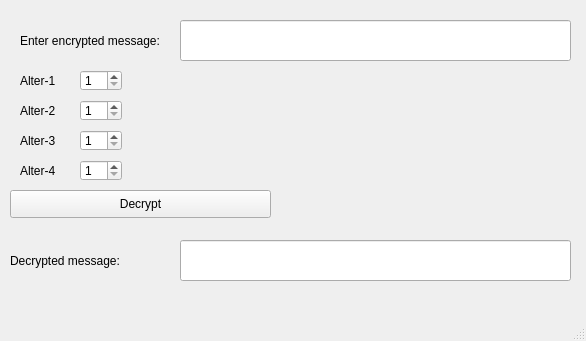
<?xml version="1.0" encoding="UTF-8"?>
<ui version="4.0">
 <class>MainWindow</class>
 <widget class="QMainWindow" name="MainWindow">
  <property name="geometry">
   <rect>
    <x>0</x>
    <y>0</y>
    <width>586</width>
    <height>341</height>
   </rect>
  </property>
  <property name="windowTitle">
   <string>Decrypt</string>
  </property>
  <widget class="QWidget" name="centralwidget">
   <widget class="QLabel" name="label">
    <property name="geometry">
     <rect>
      <x>20</x>
      <y>20</y>
      <width>161</width>
      <height>41</height>
     </rect>
    </property>
    <property name="text">
     <string>Enter encrypted message:</string>
    </property>
   </widget>
   <widget class="QLabel" name="label_2">
    <property name="geometry">
     <rect>
      <x>20</x>
      <y>70</y>
      <width>55</width>
      <height>21</height>
     </rect>
    </property>
    <property name="text">
     <string>Alter-1</string>
    </property>
   </widget>
   <widget class="QLabel" name="label_3">
    <property name="geometry">
     <rect>
      <x>20</x>
      <y>100</y>
      <width>55</width>
      <height>21</height>
     </rect>
    </property>
    <property name="text">
     <string>Alter-2</string>
    </property>
   </widget>
   <widget class="QLineEdit" name="lineEdit">
    <property name="geometry">
     <rect>
      <x>180</x>
      <y>20</y>
      <width>391</width>
      <height>41</height>
     </rect>
    </property>
   </widget>
   <widget class="QLabel" name="label_4">
    <property name="geometry">
     <rect>
      <x>20</x>
      <y>130</y>
      <width>55</width>
      <height>21</height>
     </rect>
    </property>
    <property name="text">
     <string>Alter-3</string>
    </property>
   </widget>
   <widget class="QLabel" name="label_5">
    <property name="geometry">
     <rect>
      <x>10</x>
      <y>240</y>
      <width>161</width>
      <height>41</height>
     </rect>
    </property>
    <property name="text">
     <string>Decrypted message:</string>
    </property>
   </widget>
   <widget class="QLineEdit" name="lineEdit_2">
    <property name="geometry">
     <rect>
      <x>180</x>
      <y>240</y>
      <width>391</width>
      <height>41</height>
     </rect>
    </property>
   </widget>
   <widget class="QLabel" name="label_6">
    <property name="geometry">
     <rect>
      <x>20</x>
      <y>160</y>
      <width>55</width>
      <height>21</height>
     </rect>
    </property>
    <property name="text">
     <string>Alter-4</string>
    </property>
   </widget>
   <widget class="QPushButton" name="pushButton">
    <property name="geometry">
     <rect>
      <x>10</x>
      <y>190</y>
      <width>261</width>
      <height>28</height>
     </rect>
    </property>
    <property name="text">
     <string>Decrypt</string>
    </property>
   </widget>
   <widget class="QSpinBox" name="spinBox">
    <property name="geometry">
     <rect>
      <x>80</x>
      <y>70</y>
      <width>42</width>
      <height>21</height>
     </rect>
    </property>
    <property name="minimum">
     <number>1</number>
    </property>
    <property name="maximum">
     <number>25</number>
    </property>
   </widget>
   <widget class="QSpinBox" name="spinBox_2">
    <property name="geometry">
     <rect>
      <x>80</x>
      <y>130</y>
      <width>42</width>
      <height>21</height>
     </rect>
    </property>
    <property name="minimum">
     <number>1</number>
    </property>
    <property name="maximum">
     <number>35</number>
    </property>
   </widget>
   <widget class="QSpinBox" name="spinBox_3">
    <property name="geometry">
     <rect>
      <x>80</x>
      <y>100</y>
      <width>42</width>
      <height>21</height>
     </rect>
    </property>
    <property name="minimum">
     <number>1</number>
    </property>
    <property name="maximum">
     <number>45</number>
    </property>
   </widget>
   <widget class="QSpinBox" name="spinBox_4">
    <property name="geometry">
     <rect>
      <x>80</x>
      <y>160</y>
      <width>42</width>
      <height>21</height>
     </rect>
    </property>
    <property name="minimum">
     <number>1</number>
    </property>
    <property name="maximum">
     <number>35</number>
    </property>
   </widget>
  </widget>
  <widget class="QMenuBar" name="menubar">
   <property name="geometry">
    <rect>
     <x>0</x>
     <y>0</y>
     <width>586</width>
     <height>26</height>
    </rect>
   </property>
  </widget>
  <widget class="QStatusBar" name="statusbar"/>
 </widget>
 <resources/>
 <connections/>
</ui>
